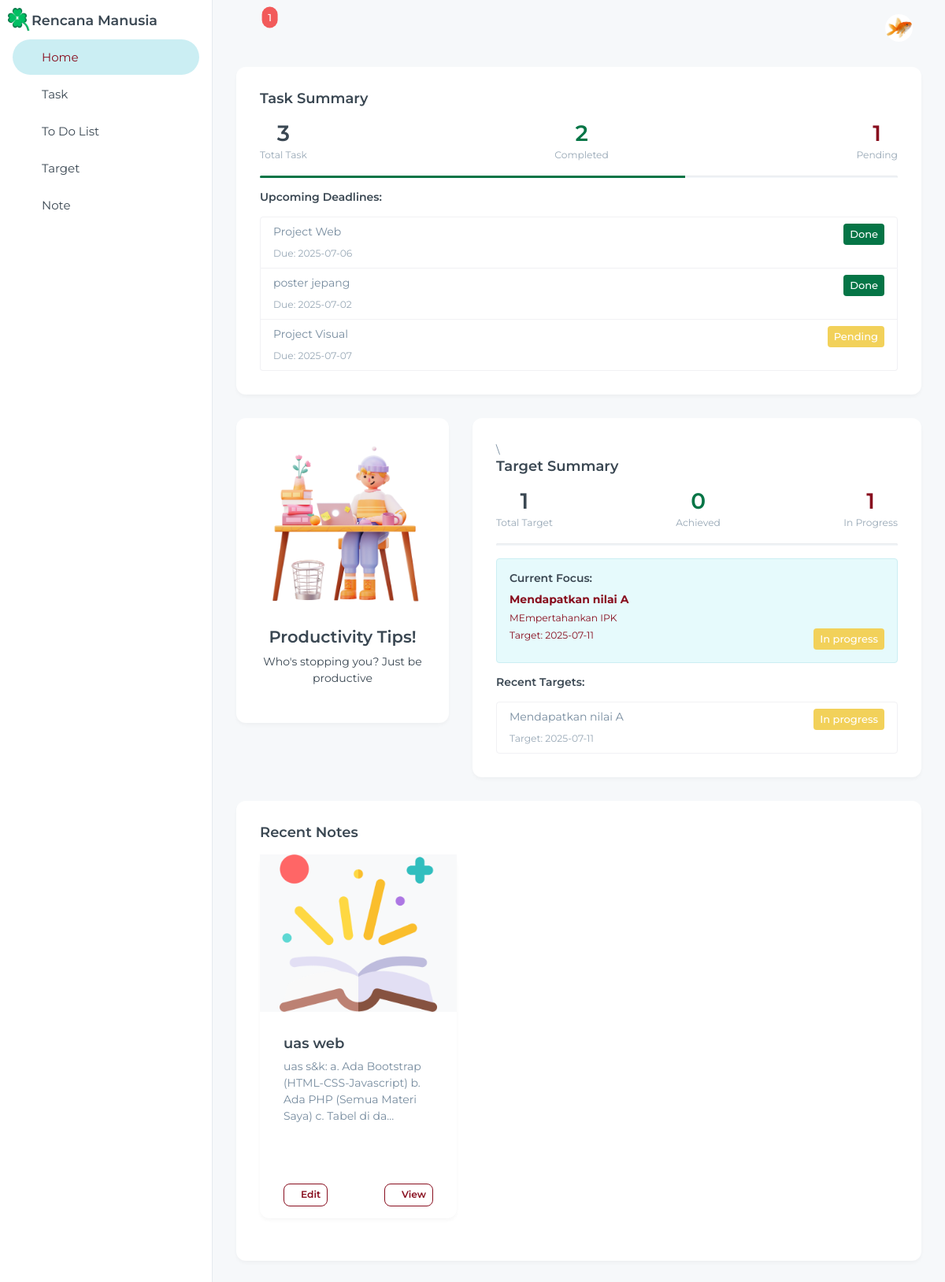
The app's page /index.php (signed in) with its own data.
### tables this page shows
CREATE TABLE `user` (
  `id_user` int(11) NOT NULL,
  `username` varchar(50) NOT NULL,
  `password` varchar(255) NOT NULL,
  `nama_lengkap` varchar(255) NOT NULL,
  `tanggal_daftar` timestamp NOT NULL DEFAULT current_timestamp(),
  `foto_profil` varchar(255) NOT NULL DEFAULT '''user-2.jpg'''
);

CREATE TABLE `task` (
  `id_task` int(255) NOT NULL,
  `judul` text NOT NULL,
  `deskripsi` text NOT NULL,
  `tanggal_dl` date NOT NULL,
  `waktu_dl` time NOT NULL,
  `status` enum('pending','done','','') DEFAULT 'pending'
);

CREATE TABLE `target` (
  `id_target` int(255) NOT NULL,
  `target` text NOT NULL,
  `deskripsi_target` text NOT NULL,
  `tanggal_target` date NOT NULL,
  `status_target` enum('pending','in_progress','done','','') DEFAULT 'pending',
  `fokus_target` tinyint(1) DEFAULT NULL
);

CREATE TABLE `note` (
  `id_note` int(255) NOT NULL,
  `judul_note` text NOT NULL,
  `deskripsi_note` text NOT NULL
);

### index.php (the view, shortened to what the rows shown need)
<?php
include('koneksi.php');
$db = new database();
include('reminder_task.php');
$user_id = $_SESSION['id_user'];
$user = $db->get_user_by_id($user_id);
$data_task = $db->tampil_data();
$data_target = $db->tampil_target();
$data_note = $db->tampil_note();
$total_task = count($data_task);
$done_task = 0;
foreach ($data_task as $task) {
    if ($task['status'] == 'done') $done_task++;
}
$total_target = count($data_target);
$pending_target = 0;
$in_progress_target = 0;
$done_target = 0;
foreach ($data_target as $target) {
    if ($target['status_target'] == 'pending') {
        $pending_target++;
    } elseif ($target['status_target'] == 'in_progress') {
        $in_progress_target++;
    } elseif ($target['status_target'] == 'done') {
        $done_target++;
    }
}
$fokus_target = $db->query("SELECT * FROM target WHERE fokus_target = 1 LIMIT 1");
$fokus_target = $fokus_target ? mysqli_fetch_assoc($fokus_target) : null;
?>
<!DOCTYPE html>
<html lang="en">
<head>
  <link rel="stylesheet" href="css/styles.min.css" />
  <link rel="stylesheet" href="css/icons/tabler-icons/tabler-icons.css" />
</head>
<body>
  <div class="page-wrapper" id="main-wrapper" data-layout="vertical" data-navbarbg="skin6" data-sidebartype="full"
    data-sidebar-position="fixed" data-header-position="fixed">
    <div class="body-wrapper">
      <header class="app-header">
        <nav class="navbar navbar-expand-lg navbar-light">
          <div class="navbar-collapse justify-content-end px-0" id="navbarNav">
            <ul class="navbar-nav flex-row ms-auto align-items-center justify-content-end">
              <li class="nav-item dropdown">
                <a class="nav-link nav-icon-hover" href="javascript:void(0)" id="drop2" data-bs-toggle="dropdown" aria-expanded="false">
                    <?php
                    $foto_profil_nav = !empty($user['foto_profil']) ?
                        "images/uploads/" . $user['foto_profil'] :
                        "images/user-2.jpg";
                    ?>
                    <img src="<?= $foto_profil_nav ?>" alt="" width="35" height="35" class="rounded-circle" style="object-fit: cover;">
                </a>
              </li>
            </ul>
          </div>
        </nav>
      </header>
      <div class="container-fluid">
        <div class="row">
          <div class="col-lg-12">
            <div class="card task-card">
              <div class="card-body">
                <div class="d-flex justify-content-between mb-3">
                  <div class="text-center">
                    <h2 class="mb-0"><?= $total_task ?></h2>
                  </div>
                  <div class="text-center">
                    <h2 class="mb-0 text-success"><?= $done_task ?></h2>
                  </div>
                  <div class="text-center">
                    <h2 class="mb-0 text-warning"><?= $total_task - $done_task ?></h2>
                  </div>
                </div>
                <div class="list-group">
                  <?php
                  $today = date('Y-m-d');
                  $upcoming_tasks = array_slice($data_task, 0, 3);
                  foreach($upcoming_tasks as $task):
                    $is_overdue = $task['tanggal_dl'] < $today && $task['status'] != 'done';
                  ?>
                   <a href="task.php" class="list-group-item list-group-item-action <?= $is_overdue ? 'list-group-item-danger' : '' ?>">
                    <div class="d-flex justify-content-between">
                      <span><?= htmlspecialchars($task['judul']) ?></span>
                      <span class="badge bg-<?= $task['status'] == 'done' ? 'success' : 'warning' ?>">
                        <?= ucfirst($task['status']) ?>
                      </span>
                    </div>
                    <small class="text-muted">Due: <?= $task['tanggal_dl'] ?></small>
                    </a>
                  <?php endforeach; ?>
                </div>
              </div>
            </div>
          </div>
         <div class="col-lg-8">
            <div class="card task-card">
              <div class="card-body">\
                <div class="d-flex justify-content-between mb-3">
                  <div class="text-center">
                    <h2 class="mb-0"><?= $total_target ?></h2>
                  </div>
                  <div class="text-center">
                    <h2 class="mb-0 text-success"><?= $done_target ?></h2>
                  </div>
                  <div class="text-center">
                    <h2 class="mb-0 text-warning"><?= $pending_target + $in_progress_target ?></h2>
                  </div>
                </div>
                <?php if($fokus_target): ?>
                <div class="alert alert-primary mb-3">
                  <h6>Current Focus:</h6>
                  <p class="mb-1"><strong><?= htmlspecialchars($fokus_target['target']) ?></strong></p>
                  <p class="mb-1 small"><?= htmlspecialchars($fokus_target['deskripsi_target']) ?></p>
                  <div class="d-flex justify-content-between">
                    <small>Target: <?= $fokus_target['tanggal_target'] ?></small>
                    <span class="badge bg-<?=
                      ($fokus_target['status_target'] == 'done') ? 'success' :
                      (($fokus_target['status_target'] == 'in_progress') ? 'warning' : 'secondary')
                    ?>">
                      <?= ucfirst(str_replace('_', ' ', $fokus_target['status_target'])) ?>
                    </span>
                  </div>
                </div>
                <?php else: ?>
                <div class="alert alert-warning">
                  No focus target set. <a href="target.php" class="alert-link">Set focus target</a>
                </div>
                <?php endif; ?>
                <?php
                function getStatusBadgeClass($status) {
                  switch($status) {
                    case 'in_progress': return 'warning';
                  }
                }
                ?>
                <div class="list-group">
                  <?php
                  $recent_targets = array_slice($data_target, 0, 3);
                  foreach($recent_targets as $target):
                  ?>
                    <a href="target.php" class="list-group-item list-group-item-action">
                      <div class="d-flex justify-content-between">
                        <span><?= htmlspecialchars($target['target']) ?></span>
                        <span class="badge bg-<?= getStatusBadgeClass($target['status_target']) ?>">
                          <?= ucfirst(str_replace('_', ' ', $target['status_target'])) ?>
                        </span>
                      </div>
                      <small class="text-muted">Target: <?= $target['tanggal_target'] ?></small>
                    </a>
                  <?php endforeach; ?>
                </div>
              </div>
            </div>
          </div>
         <div class="col-lg-12">
          <div class="card task-card">
            <div class="card-body">
              <?php
              $recent_notes = array_slice($data_note, 0, 3);
              if (empty($recent_notes)): ?>
              <div class="alert alert-info">No recent notes found.</div>
              <?php else: ?>
                <div class="row">
                  <?php foreach($recent_notes as $note): ?>
                  <div class="col-md-4 mb-4">
                    <div class="card h-100">
                      <div class="image-container" style="height: 200px; overflow: hidden; display: flex; align-items: center; justify-content: center; background: #f8f9fa;">
                        <?php if(!empty($note['gambar'])): ?>
                          <img src="images/notes/<?= htmlspecialchars($note['gambar']) ?>"
                              class="img-fluid"
                              alt="Note image"
                              style="max-height: 100%; max-width: 100%; width: auto; height: auto; object-fit: contain;">
                        <?php else: ?>
                          <img src="images/storytelling.png"
                              class="img-fluid"
                              alt="Default note image"
                              style="max-height: 100%; max-width: 100%; width: auto; height: auto; object-fit: contain;">
                        <?php endif; ?>
                      </div>
                      <div class="card-body">
                        <h5 class="card-title"><?= htmlspecialchars($note['judul_note']) ?></h5>
                        <?php
                        $short_desc = strlen($note['deskripsi_note']) > 100
                          ? substr(htmlspecialchars($note['deskripsi_note']), 0, 100).'...'
                          : htmlspecialchars($note['deskripsi_note']);
                        ?>
                        <p class="card-text"><?= $short_desc ?></p>
                      </div>
                      <div class="card-footer bg-transparent">
                        <div class="d-flex justify-content-between">
                          <a href="note.php?action=edit_note&id=<?= $note['id_note'] ?>"
                            class="btn btn-sm btn-outline-secondary">
                            <i class="ti ti-edit"></i> Edit
                          </a>
                          <a href="note.php?id=<?= $note['id_note'] ?>"
                            class="btn btn-sm btn-outline-secondary">
                            <i class="ti ti-eye"></i> View
                          </a>
                        </div>
                      </div>
                    </div>
                  </div>
                  <?php endforeach; ?>
                </div>
              <?php endif; ?>
            </div>
          </div>
        </div>
      </div>
    </div>
  </div>
</body>
</html>

### records on screen
user: foto_profil (picture)
task: judul "Project Web", status "Done", tanggal_dl "2025-07-06"
task: judul "poster jepang", status "Done", tanggal_dl "2025-07-02"
task: judul "Project Visual", status "Pending", tanggal_dl "2025-07-07"
target: target "Mendapatkan nilai A", deskripsi_target "MEmpertahankan IPK", tanggal_target "2025-07-11", status_target "In progress"
note: judul_note "uas web", deskripsi_note "uas s&k: a. Ada Bootstrap (HTML-CSS-Javascript) b. Ada PHP (Semua Materi Saya) c. Tabel di da..."

### other values on screen
$jumlah_reminder "1"
$total_task "3"
$done_task "2"
$total_task - $done_task "1"
$total_target "1"
$done_target "0"
$pending_target + $in_progress_target "1"
